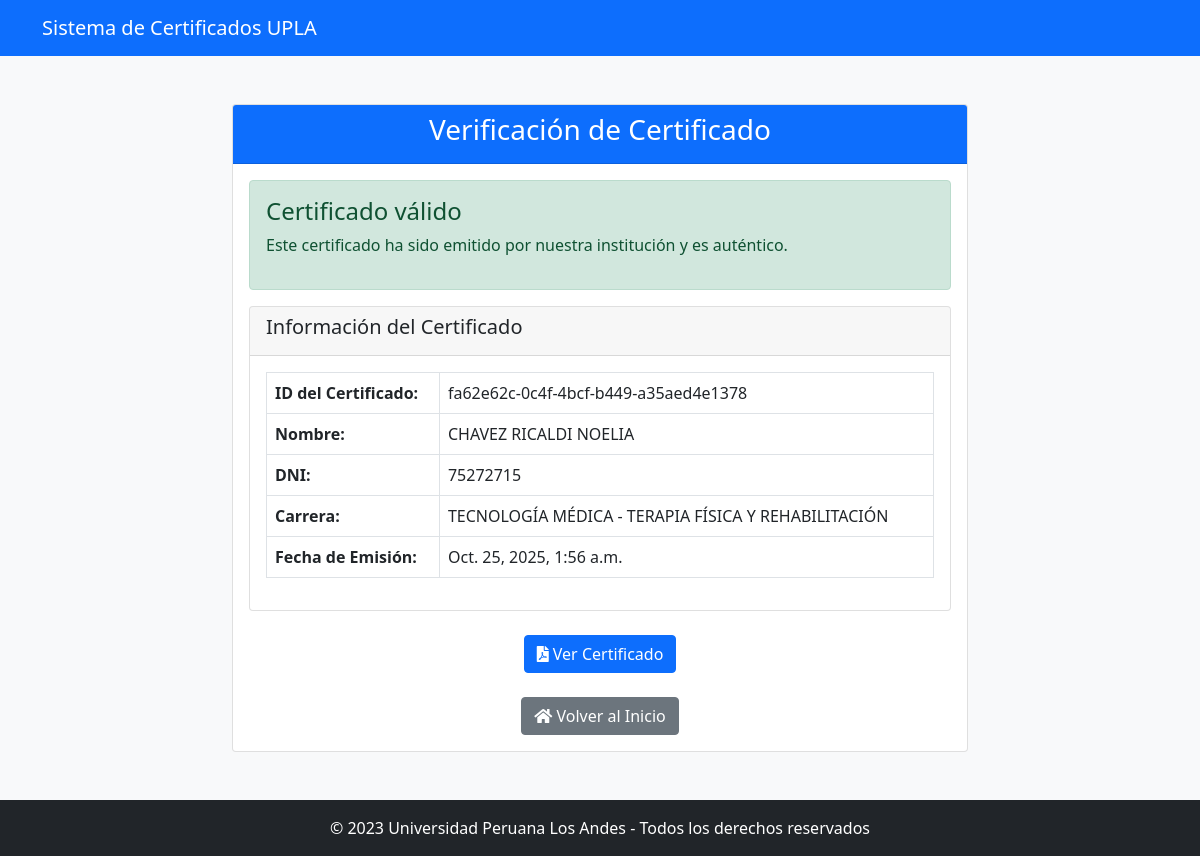
The app's page /verificar/fa62e62c-0c4f-4bcf-b449-a35aed4e1378/ with its own data.
### generador/models.py (models this page shows, shortened)
class CertificadoGenerado(models.Model):
    id_certificado = models.CharField(max_length=100, unique=True)
    codigo = models.CharField(max_length=50)
    dni = models.CharField(max_length=20)
    nombre = models.CharField(max_length=200)
    carrera = models.CharField(max_length=200)
    fecha_generacion = models.DateTimeField(auto_now_add=True)
    ruta_pdf = models.CharField(max_length=255, blank=True, null=True)
    ruta_qr = models.CharField(max_length=255, blank=True, null=True)
    url_verificacion = models.CharField(max_length=255, blank=True, null=True)

### generador/views.py (the view)
# urls.py: path('verificar/<str:id_certificado>/', views.verificar_certificado, name='verificar_certificado'),
def verificar_certificado(request, id_certificado):
    from .models import CertificadoGenerado
    certificado = CertificadoGenerado.objects.filter(id_certificado=id_certificado).first()
    if certificado:
        context = {
            'certificado': certificado,
            'valido': True,
            'mensaje': 'Certificado válido',
        }
    else:
        context = {
            'valido': False,
            'mensaje': 'El certificado no es válido o no existe en nuestros registros.',
        }
    return render(request, 'generador/verificar.html', context)

### generador/templates/generador/verificar.html
{% extends "generador/base.html" %}
{% block content %}
<div class="container mt-5">
    <div class="row justify-content-center">
        <div class="col-md-8">
            <div class="card">
                <div class="card-header bg-primary text-white">
                    <h3 class="text-center">Verificación de Certificado</h3>
                </div>
                <div class="card-body">
                    {% if valido %}
                        <div class="alert alert-success">
                            <h4 class="alert-heading">{{ mensaje }}</h4>
                            <p>Este certificado ha sido emitido por nuestra institución y es auténtico.</p>
                        </div>
                        <div class="card mb-4">
                            <div class="card-header">
                                <h5>Información del Certificado</h5>
                            </div>
                            <div class="card-body">
                                <table class="table table-bordered">
                                    <tr>
                                        <th>ID del Certificado:</th>
                                        <td>{{ certificado.id_certificado }}</td>
                                    </tr>
                                    <tr>
                                        <th>Nombre:</th>
                                        <td>{{ certificado.nombre }}</td>
                                    </tr>
                                    <tr>
                                        <th>DNI:</th>
                                        <td>{{ certificado.dni }}</td>
                                    </tr>
                                    <tr>
                                        <th>Carrera:</th>
                                        <td>{{ certificado.carrera }}</td>
                                    </tr>
                                    <tr>
                                        <th>Fecha de Emisión:</th>
                                        <td>{{ certificado.fecha_generacion }}</td>
                                    </tr>
                                </table>
                            </div>
                        </div>
                        {% if certificado.ruta_pdf %}
                        <div class="text-center">
                            <a href="{{ MEDIA_URL }}certificados/certificado_{{ certificado.id_certificado }}.pdf" class="btn btn-primary" target="_blank">
                                <i class="fas fa-file-pdf"></i> Ver Certificado
                            </a>
                        </div>
                        {% endif %}
                    {% else %}
                        <div class="alert alert-danger">
                            <h4 class="alert-heading">{{ mensaje }}</h4>
                            <p>No se ha encontrado un certificado válido con el identificador proporcionado.</p>
                        </div>
                    {% endif %}
                    <div class="text-center mt-4">
                        <a href="{% url 'index' %}" class="btn btn-secondary">
                            <i class="fas fa-home"></i> Volver al Inicio
                        </a>
                    </div>
                </div>
            </div>
        </div>
    </div>
</div>
{% endblock %}

### generador/templates/generador/base.html (shortened to what this page needs)
<!DOCTYPE html>
<html lang="es">
<head>
    <link href="https://cdn.jsdelivr.net/npm/bootstrap@5.1.3/dist/css/bootstrap.min.css" rel="stylesheet">
    <link rel="stylesheet" href="https://cdnjs.cloudflare.com/ajax/libs/font-awesome/5.15.4/css/all.min.css">
</head>
<body>
    <nav class="navbar navbar-expand-lg navbar-dark bg-primary">
        <div class="container">
            <a class="navbar-brand" href="{% url 'index' %}">
                Sistema de Certificados UPLA
            </a>
        </div>
    </nav>
    <main>
        {% block content %}{% endblock %}
    </main>
    <footer class="bg-dark text-white text-center py-3 mt-5">
        <div class="container">
            <p class="mb-0">© 2023 Universidad Peruana Los Andes - Todos los derechos reservados</p>
        </div>
    </footer>
</body>
</html>

### generador/templates/generador/base.html (style rules this page uses)
body { background-color: #f8f9fa; }

### records on screen
CertificadoGenerado: id_certificado "fa62e62c-0c4f-4bcf-b449-a35aed4e1378", nombre "CHAVEZ RICALDI NOELIA", dni "75272715", carrera "TECNOLOGÍA MÉDICA - TERAPIA FÍSICA Y REHABILITACIÓN", fecha_generacion "Oct. 25, 2025, 1:56 a.m."

### other values on screen
{{ mensaje }} "Certificado válido"
